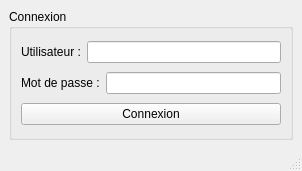
<?xml version="1.0" encoding="UTF-8"?>
<ui version="4.0">
 <class>MainWindow</class>
 <widget class="QMainWindow" name="MainWindow">
  <property name="geometry">
   <rect>
    <x>0</x>
    <y>0</y>
    <width>302</width>
    <height>171</height>
   </rect>
  </property>
  <property name="minimumSize">
   <size>
    <width>302</width>
    <height>171</height>
   </size>
  </property>
  <property name="maximumSize">
   <size>
    <width>302</width>
    <height>171</height>
   </size>
  </property>
  <property name="windowTitle">
   <string>MainWindow</string>
  </property>
  <widget class="QWidget" name="centralwidget">
   <layout class="QVBoxLayout" name="verticalLayout_2">
    <item>
     <widget class="QGroupBox" name="boxAll">
      <property name="title">
       <string>Connexion</string>
      </property>
      <layout class="QVBoxLayout" name="verticalLayout">
       <item>
        <layout class="QHBoxLayout" name="horizontalLayout">
         <item>
          <widget class="QLabel" name="user">
           <property name="text">
            <string>Utilisateur :</string>
           </property>
          </widget>
         </item>
         <item>
          <widget class="QLineEdit" name="inputUser"/>
         </item>
        </layout>
       </item>
       <item>
        <layout class="QHBoxLayout" name="horizontalLayout_2">
         <item>
          <widget class="QLabel" name="passwd">
           <property name="text">
            <string>Mot de passe :</string>
           </property>
          </widget>
         </item>
         <item>
          <widget class="QLineEdit" name="inputMdp">
           <property name="text">
            <string/>
           </property>
           <property name="echoMode">
            <enum>QLineEdit::Password</enum>
           </property>
          </widget>
         </item>
        </layout>
       </item>
       <item>
        <widget class="QPushButton" name="bConnexion">
         <property name="text">
          <string>Connexion</string>
         </property>
        </widget>
       </item>
      </layout>
     </widget>
    </item>
   </layout>
  </widget>
  <widget class="QMenuBar" name="menubar">
   <property name="geometry">
    <rect>
     <x>0</x>
     <y>0</y>
     <width>302</width>
     <height>21</height>
    </rect>
   </property>
  </widget>
  <widget class="QStatusBar" name="statusbar"/>
 </widget>
 <resources/>
 <connections/>
</ui>
